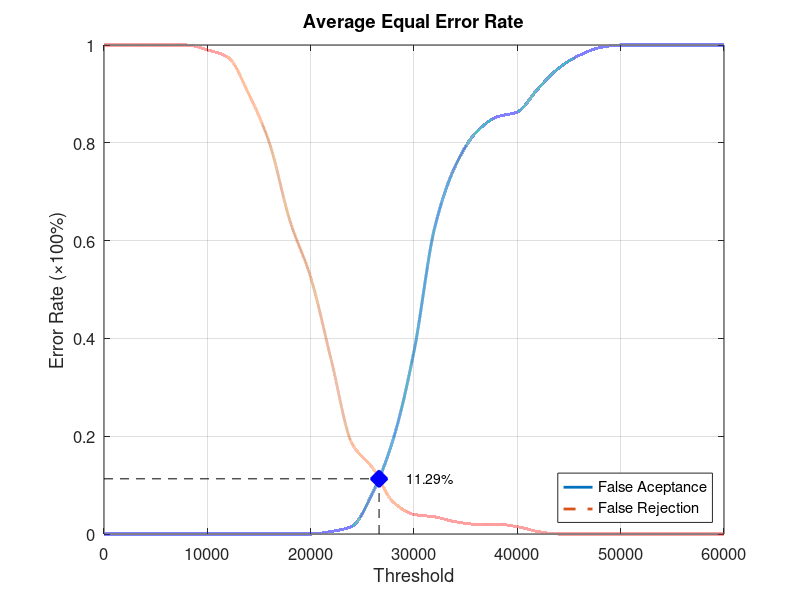
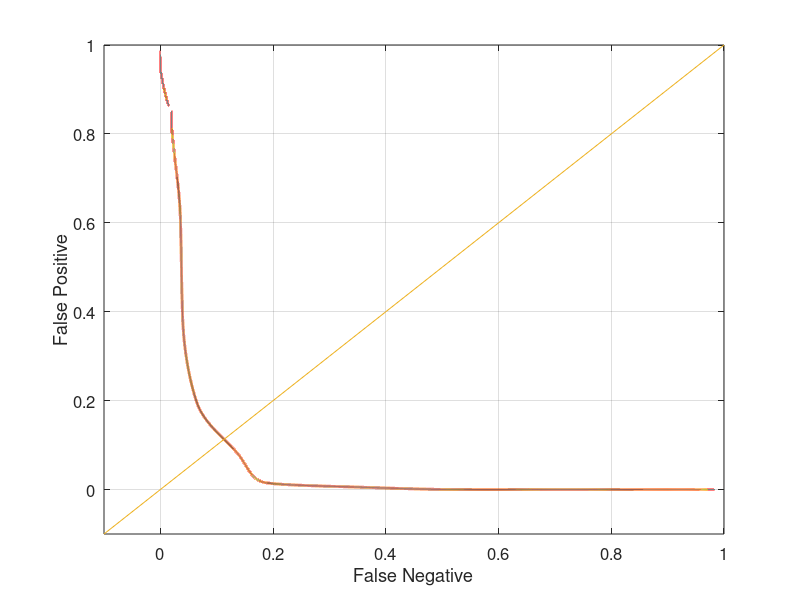

MATLAB code to generate these figures, in order:
function yEER = Database2_3
close all;
clear;
clc;
x = 0:2000:60000;
xq = 0:0.5:60000;

y0 = [0 0 0 0 0 0 0 0 0 0 0 0.00526316 0.0157895 0.0842105 0.194737 0.373684 0.626316 0.752632 0.821053 0.852632 0.863158 0.910526 0.952632 0.978947 0.994737 1 1 1 1 1 1];
yy0 = interp1(x, y0, xq, 'pchip');
y1 = [1 1 1 1 1 0.99 0.975 0.9 0.8 0.64 0.525 0.355 0.185 0.135 0.065 0.04 0.035 0.025 0.02 0.02 0.015 0.005 0 0 0 0 0 0 0 0 0];
yy1 = interp1(x, y1, xq, 'pchip');

% Calculating EER: 
y2 = abs(y0 - y1);
find(y2 == min(y2))
yy2 = abs(yy0 - yy1);
xEER = find(yy2 == min(yy2));
xEERIndex = xq(xEER) % X-axis EER
yEER = yy0(xEER) % Y-axis EER

main = figure
plot(xq, yy0,'-','LineWidth', 2);	hold on
plot(xq, yy1,'--','LineWidth', 2);	hold on
plot([xEERIndex xEERIndex], [0 yEER], 'k--');	hold on
plot([0 xEERIndex], [yEER yEER], 'k--');	hold on
plot(xEERIndex, yEER, 'bx', 'LineWidth', 10);	hold on
text(xEERIndex + 10 * xEERIndex / 100, yEER, [num2str(round((10000 * yEER)) / 100) '%'])
legend('False Aceptance', 'False Rejection', 'Location', 'SouthEast')
xlabel('Threshold')
ylabel('Error Rate (\times100%)')
title('Average Equal Error Rate')
set(gca, 'FontSize', 12)
axis([0 60000 0 1])
grid on

print(main, 'Database2_3Main', '-dpng');
FNRxFPR = figure('Color', [1 1 1]);
plot(yy1, yy0, '-', yy1, yy0, 'LineWidth', 2);
hold on
y = -0.1:0.1:1
plot(y, y); 
set(gca, 'FontSize', 12)
xlabel('False Negative')
ylabel('False Positive')
axis([-0.1 1 -0.1 1])
set(gca, 'FontSize', 12)
grid on

print(FNRxFPR, 'Database2_3FNRxFPR','-dpng');
end
